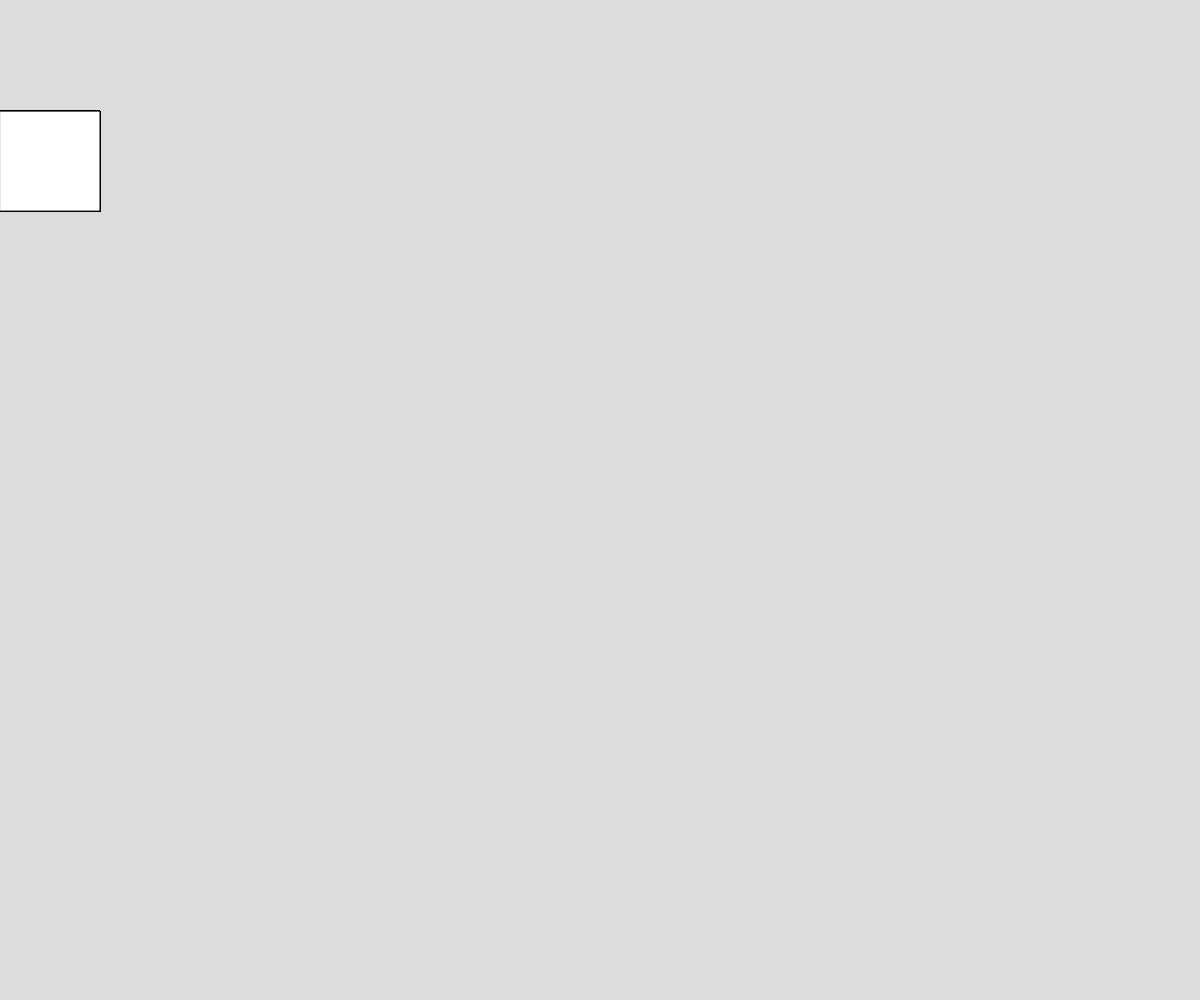
Frame 1 (no input)
Frame 60 (no input): identical to frame 1, image omitted
Frame 120 (the mouse pressed at the canvas centre since frame 60): identical to frame 1, image omitted

The p5.js sketch that drew this single still picture (run headless with seeded random() and noise() and a simulated clock; from frame 60 on, the mouse is pressed at the canvas centre):

// p5.js sketch
// ── sketch.js
// Project Title
// Your Name
// Date
//
// Extra for Experts:
// - describe what you did to take this project "above and beyond"

let sqrcount = 9 ;
let wh,ww;

function setup() {
  createCanvas(windowWidth, windowHeight);
  wh = height/sqrcount;
  ww = width/sqrcount;
}

function draw() {
  background(220);
  chess();
}


function chess(){
  for(let i = 0; i< sqrcount ; i+=1){
    for(let j = 0; j<sqrcount ; j+= 1){
      ww= ww*i;
      wh*j;
      rect(ww,wh,100,100);
    }
  }
}
